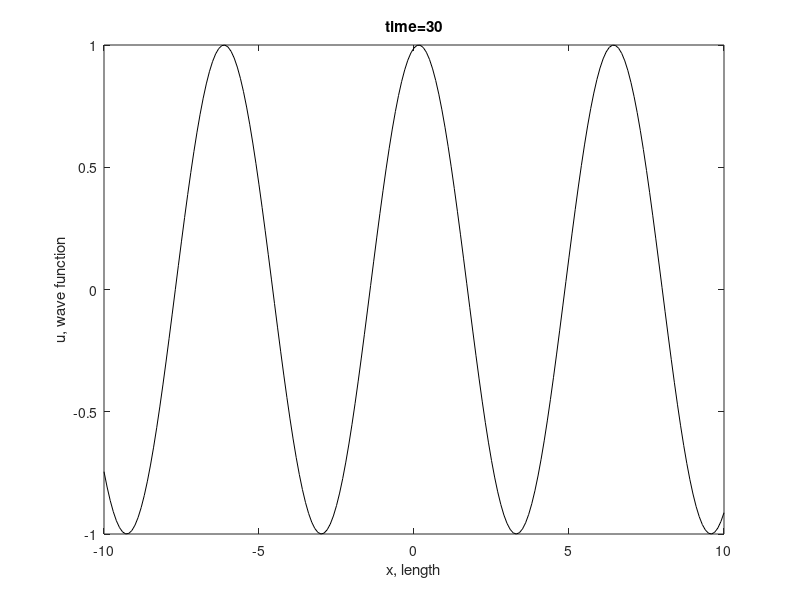

Source code (MATLAB):
%% week14_exercise_1

clear all;

% set parameters
k = 1;    % wave number
lambda = 2*pi/k; % wave length
omega = 1; % angular frequency
T = 2*pi/omega; % period

% spatial domain
x=-10:.1:10; % x domain
t=0:.1:30;   % t domain
N=length(t); % number of time points

figure(1);
for n=1:N
    u=sin(k*x-omega*t(n));
    plot(x,u,'k-');
    xlabel('x, length');
    ylabel('u, wave function');
    title(['time=',num2str(t(n),2)]);
    drawnow;
end
